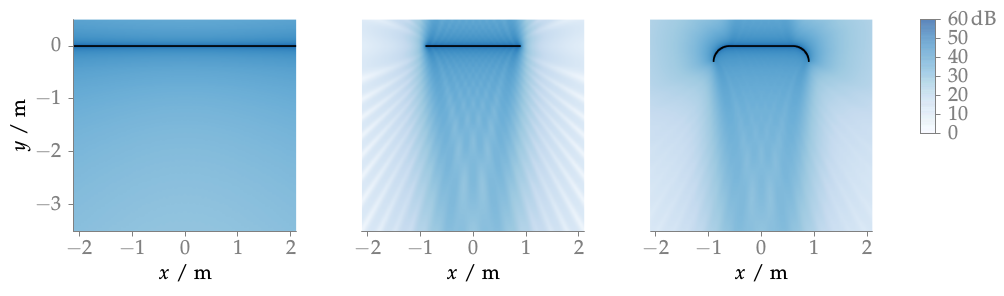

This figure's gnuplot source:
#!/usr/bin/gnuplot
#
# Figure 3.3: Sound pressure in decibel of a plane wave synthesized with 2.5D
# WFS (2.55). The result of an infinite linear secondary source distribution
# is compared with two truncated ones. Parameters: n_k = (0, -1, 0),
# x_ref = (0, -2, 0) m, f = 3 kHz.
#
# AUTHOR:   Hagen Wierstorf
# SOFTWARE: gnuplot 5.0 patchlevel 3

reset
set macros
set loadpath '../../gnuplot' 'data'

load 'latex.cfg'
load 'border.cfg'
load 'moreland.pal'
load 'blues.pal'
load 'array.cfg'

set terminal epslatex size 15.8cm,4.5cm color colortext @small
set output 'fig3_03.tex'

unset key
set size ratio -1

set xrange [-2.1:2.1]
set yrange [-3.5:0.5]
set cbrange [0:60]
set tics scale 0.75 out nomirror
set xtics 1 offset 0,0.5
set ytics 1 offset 0.5,0
set cbtics 10 offset -0.5,0
set cbtics add ('$60$\,dB' 60)
set xlabel '$x$ / m' offset 0,1
set ylabel '$y$ / m' offset 1.5,0
unset colorbox

set bmargin 2.5
set tmargin 0.5

set multiplot #layout 1,3
set size 0.32,1
set origin 0,0
set lmargin 4
set rmargin 0
plot 'sound_field_inf.dat' binary matrix u 1:2:($3+30) with image,\
     'array_inf.txt' @array_active w l
set origin 0.317,0
set lmargin 2
set rmargin 2
set border 1
set format y ''
set ytics scale 0
unset ylabel
#set colorbox
plot 'sound_field_truncated.dat' binary matrix u 1:2:($3+30) with image,\
     'array_truncated.txt' @array_active w l
set origin 0.634,0
set colorbox user vertical origin 0.9235,0.555 size 0.015,0.4 front
set lmargin 0
set rmargin 4
plot 'sound_field_truncated_round.dat' binary matrix u 1:2:($3+30) with image,\
     'array_truncated_round.txt' @array_active w l
unset multiplot

call 'plot.plt' 'fig3_03'
